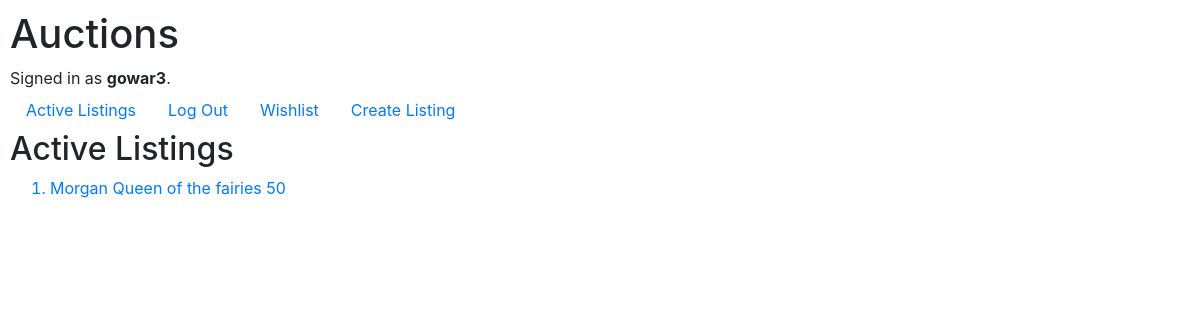
The app's page /auctions/ (signed in) with its own data.
### auctions/models.py (models this page shows)
class User(AbstractUser):
    pass

class Listing(models.Model):
    creator = models.CharField(max_length=64)
    title = models.CharField(max_length=64)
    description = models.CharField(max_length=64)
    price = models.IntegerField()
    winner = models.CharField(max_length=64, default="None")
    status = models.CharField(max_length=64, default="active")
    users = models.ManyToManyField(User, blank=True, related_name= "wishlist")
    def __str__(self):
        return f"{self.title} {self.description} {self.price}"

### auctions/views.py (the view)
# urls.py: path("", views.index, name="index"),
def index(request):
    return render(request, "auctions/index.html", {
        "listings": Listing.objects.all()
    })

### auctions/templates/auctions/index.html
{% extends "auctions/layout.html" %}
{% block body %}
    <h2>Active Listings</h2>
    <ol>
        {% for listing in listings %}
            <a href="{% url 'listing' listing.id %}"><li>{{ listing }}</li></a>
        {% endfor %}
    </ol>
{% endblock %}

### auctions/templates/auctions/layout.html (shortened to what this page needs)
{% load static %}
<!DOCTYPE html>
<html lang="en">
    <head>
        <link rel="stylesheet" href="https://stackpath.bootstrapcdn.com/bootstrap/4.4.1/css/bootstrap.min.css">
        <link href="{% static 'auctions/styles.css' %}" rel="stylesheet">
    </head>
    <body>
        <h1>Auctions</h1>
        <div>
            {% if user.is_authenticated %}
                Signed in as <strong>{{ user.username }}</strong>.
            {% else %}
                Not signed in.
            {% endif %}
        </div>
        <ul class="nav">
            <li class="nav-item">
                <a class="nav-link" href="{% url 'index' %}">Active Listings</a>
            </li>
            {% if user.is_authenticated %}
                <li class="nav-item">
                    <a class="nav-link" href="{% url 'logout' %}">Log Out</a>
                </li>
                <li class="nav-item">
                    <a class="nav-link" href="{% url 'wishlist' user.username%}">Wishlist</a>
                </li>
                <li class="nav-item">
                    <a class="nav-link" href="{% url 'new'%}">Create Listing</a>
                </li>
            {% endif %}
        </ul>
        {% block body %}
        {% endblock %}
    </body>
</html>

### auctions/static/auctions/styles.css (style rules this page uses)
body { padding: 10px; }

### records on screen
User: username "gowar3"
Listing: title+description+price "Morgan Queen of the fairies 50"
